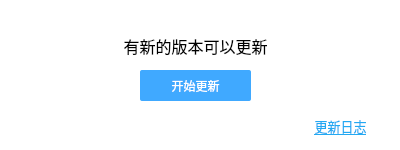
<?xml version="1.0" encoding="UTF-8"?>
<ui version="4.0">
 <class>UpdateProcessWindow</class>
 <widget class="QDialog" name="UpdateProcessWindow">
  <property name="geometry">
   <rect>
    <x>0</x>
    <y>0</y>
    <width>400</width>
    <height>150</height>
   </rect>
  </property>
  <property name="sizePolicy">
   <sizepolicy hsizetype="Fixed" vsizetype="Fixed">
    <horstretch>0</horstretch>
    <verstretch>0</verstretch>
   </sizepolicy>
  </property>
  <property name="minimumSize">
   <size>
    <width>400</width>
    <height>150</height>
   </size>
  </property>
  <property name="maximumSize">
   <size>
    <width>400</width>
    <height>150</height>
   </size>
  </property>
  <property name="windowTitle">
   <string>更新</string>
  </property>
  <property name="styleSheet">
   <string notr="true">background-color: rgb(255, 255, 255);</string>
  </property>
  <layout class="QHBoxLayout" name="horizontalLayout">
   <property name="spacing">
    <number>0</number>
   </property>
   <property name="leftMargin">
    <number>0</number>
   </property>
   <property name="topMargin">
    <number>0</number>
   </property>
   <property name="rightMargin">
    <number>0</number>
   </property>
   <property name="bottomMargin">
    <number>0</number>
   </property>
   <item>
    <widget class="QWidget" name="widget" native="true">
     <property name="styleSheet">
      <string notr="true">background-color: rgb(255, 255, 255);</string>
     </property>
     <layout class="QHBoxLayout" name="horizontalLayout_2">
      <property name="spacing">
       <number>0</number>
      </property>
      <property name="leftMargin">
       <number>0</number>
      </property>
      <property name="topMargin">
       <number>0</number>
      </property>
      <property name="rightMargin">
       <number>0</number>
      </property>
      <property name="bottomMargin">
       <number>0</number>
      </property>
      <item>
       <widget class="QStackedWidget" name="stackedWidget">
        <property name="styleSheet">
         <string notr="true">background-color: rgb(255, 255, 255);</string>
        </property>
        <widget class="QWidget" name="promptPage">
         <property name="styleSheet">
          <string notr="true">background-color: rgb(255, 255, 255);</string>
         </property>
         <widget class="QLabel" name="label">
          <property name="geometry">
           <rect>
            <x>70</x>
            <y>30</y>
            <width>251</width>
            <height>31</height>
           </rect>
          </property>
          <property name="font">
           <font>
            <family>宋体</family>
            <pointsize>12</pointsize>
            <bold>false</bold>
            <stylestrategy>PreferAntialias</stylestrategy>
           </font>
          </property>
          <property name="styleSheet">
           <string notr="true">background-color: rgba(255, 255, 255, 0);
color: rgb(0, 0, 0);</string>
          </property>
          <property name="text">
           <string>有新的版本可以更新</string>
          </property>
          <property name="alignment">
           <set>Qt::AlignCenter</set>
          </property>
         </widget>
         <widget class="QPushButton" name="btnUpdate">
          <property name="geometry">
           <rect>
            <x>140</x>
            <y>70</y>
            <width>111</width>
            <height>31</height>
           </rect>
          </property>
          <property name="styleSheet">
           <string notr="true">QPushButton:hover {
	background-color: rgb(100, 180, 255);
}
QPushButton:pressed {
background-color: #1E90FF;
}
QPushButton {
	background-color: rgb(64, 169, 255);
	color: white;                    /* 文字颜色 */
	border-width: 1px;               /* 边框宽度 */
	border-radius: 2px;              /* 边框圆角 */
	font:bold 10pt &quot;Microsoft YaHei UI&quot;;
}
QPushButton:!enabled {
background-color: rgb(150, 150, 150);
}
</string>
          </property>
          <property name="text">
           <string>开始更新</string>
          </property>
         </widget>
         <widget class="QPushButton" name="btnUpdateLog">
          <property name="geometry">
           <rect>
            <x>300</x>
            <y>110</y>
            <width>81</width>
            <height>31</height>
           </rect>
          </property>
          <property name="styleSheet">
           <string notr="true">QPushButton:hover {
background-color: rgb(0, 0, 0, 0);
color: rgb(100, 180, 255);
border-width: 1px;              						   /* 边框宽度 */
border-radius: 2px;             						   /* 边框圆角 */
font:10pt;
text-decoration:underline;
}
QPushButton:pressed {
background-color: rgb(0, 0, 0, 0);
color: rgb(35, 100, 200);
border-width: 1px;              						   /* 边框宽度 */
border-radius: 2px;             						   /* 边框圆角 */
font:10pt;
text-decoration:underline;
}
QPushButton {
background-color: rgb(0, 0, 0, 0);
color: rgb(35, 169, 242);                   		   /* 文字颜色 */
border-width: 1px;              						   /* 边框宽度 */
border-radius: 2px;             						   /* 边框圆角 */
font:10pt;
text-decoration:underline;
}
QPushButton:!enabled {
background-color: rgb(0, 0, 0, 0);
color: rgb(35, 169, 242, 255);
border-width: 1px;              						   /* 边框宽度 */
border-radius: 2px;             						   /* 边框圆角 */
font:10pt;
text-decoration:underline;
}
</string>
          </property>
          <property name="text">
           <string>更新日志</string>
          </property>
         </widget>
        </widget>
        <widget class="QWidget" name="updatePage">
         <property name="styleSheet">
          <string notr="true">background-color: rgb(255, 255, 255);</string>
         </property>
         <widget class="QProgressBar" name="progressBar">
          <property name="geometry">
           <rect>
            <x>40</x>
            <y>30</y>
            <width>341</width>
            <height>31</height>
           </rect>
          </property>
          <property name="value">
           <number>0</number>
          </property>
          <property name="orientation">
           <enum>Qt::Horizontal</enum>
          </property>
          <property name="invertedAppearance">
           <bool>false</bool>
          </property>
          <property name="textDirection">
           <enum>QProgressBar::TopToBottom</enum>
          </property>
         </widget>
         <widget class="QPushButton" name="btnStop">
          <property name="geometry">
           <rect>
            <x>140</x>
            <y>90</y>
            <width>111</width>
            <height>31</height>
           </rect>
          </property>
          <property name="styleSheet">
           <string notr="true">QPushButton:hover {
	background-color: rgb(100, 180, 255);
}
QPushButton:pressed {
background-color: #1E90FF;
}
QPushButton {
	background-color: rgb(64, 169, 255);
	color: white;                    /* 文字颜色 */
	border-width: 1px;               /* 边框宽度 */
	border-radius: 2px;              /* 边框圆角 */
	font:bold 10pt &quot;Microsoft YaHei UI&quot;;
}
QPushButton:!enabled {
background-color: rgb(150, 150, 150);
}
</string>
          </property>
          <property name="text">
           <string>停止更新</string>
          </property>
         </widget>
        </widget>
       </widget>
      </item>
     </layout>
    </widget>
   </item>
  </layout>
 </widget>
 <resources/>
 <connections/>
</ui>
